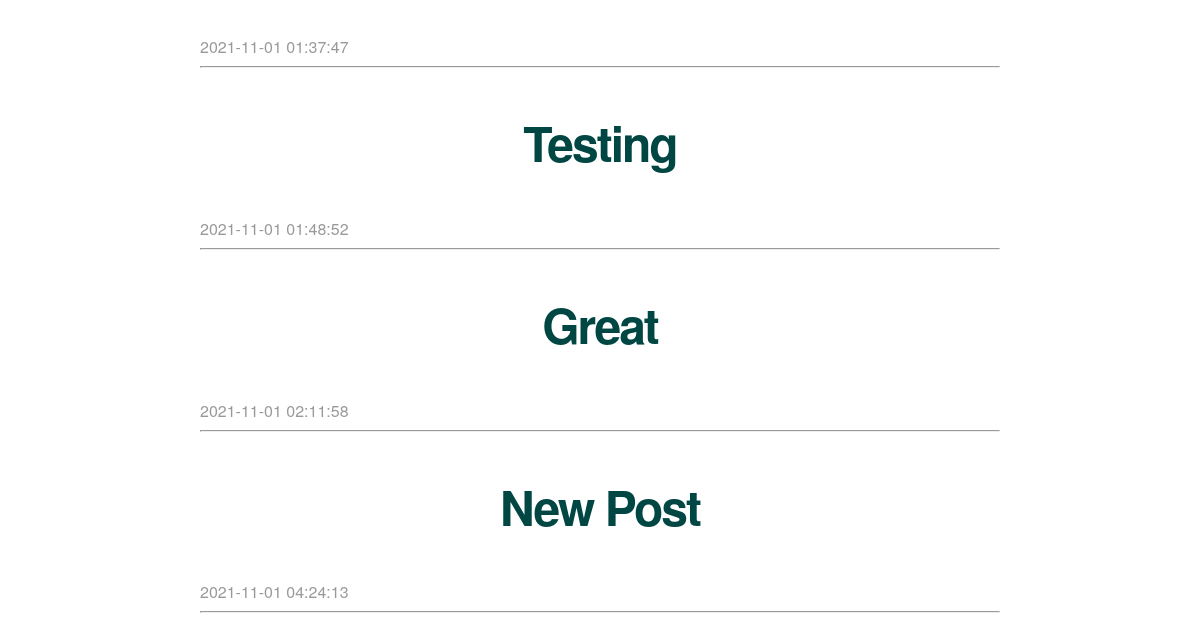
Before: / (lower part) with the older database file.
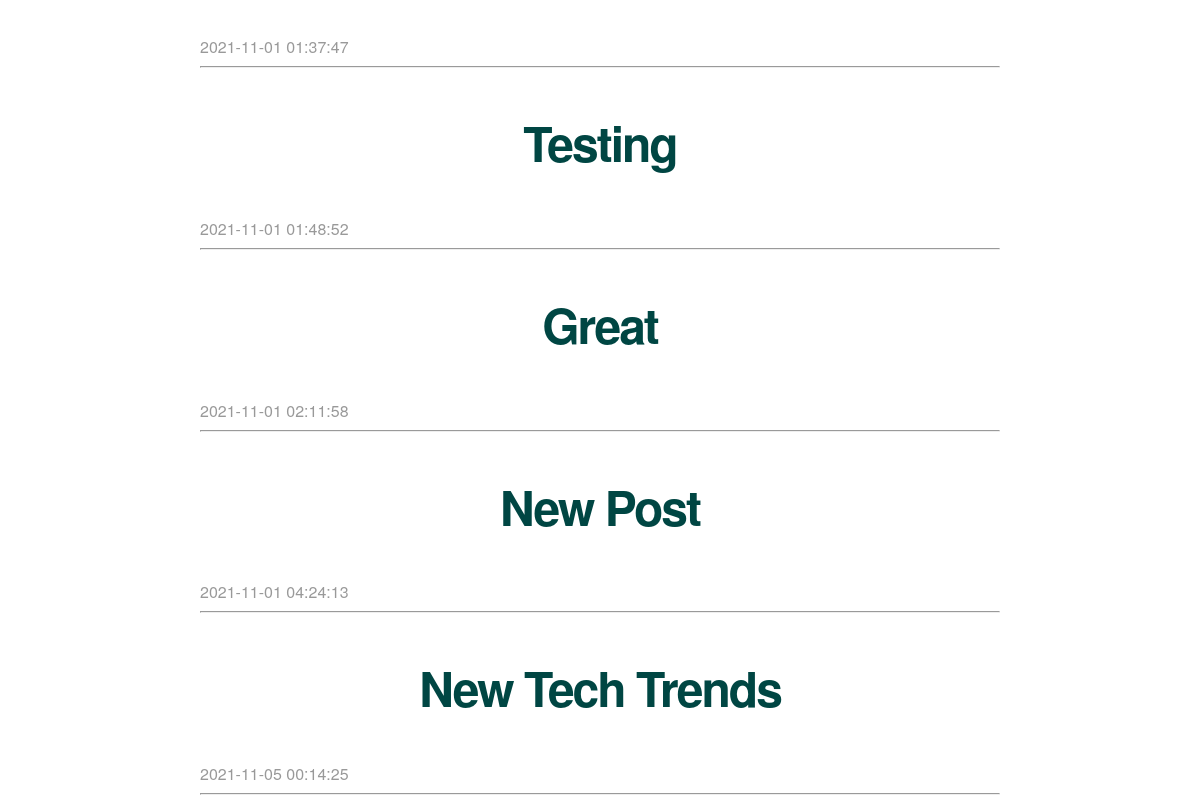
After: the same page with the newer database file.
### tables this page shows
CREATE TABLE posts (
    id INTEGER PRIMARY KEY AUTOINCREMENT,
    created TIMESTAMP NOT NULL DEFAULT CURRENT_TIMESTAMP,
    title TEXT NOT NULL,
    content TEXT NOT NULL
);

### app.py (the view)
@app.route('/')
def index():
    connection = get_db_connection()
    posts = connection.execute('SELECT * FROM posts').fetchall()
    connection.close()
    return render_template('index.html', posts=posts)

### app.py (called while the page is built)
def get_db_connection():
    global connection_counter
    connection = sqlite3.connect('database.db')
    connection.row_factory = sqlite3.Row
    connection_counter+= 1
    return connection

### templates/index.html (shortened to what this page needs)
{% extends 'base.html' %}
{% block content %}
    {% for post in posts %}
        <a class="post" href="{{ url_for('post', post_id=post['id']) }}">
            <h2>{{ post['title'] }}</h2>
        </a>
        <span class="timestamp">{{ post['created'] }}</span>
        <hr>
    {% endfor %}
{% endblock %}

### templates/base.html (shortened to what this page needs)
<!doctype html>
<html lang="en">
  <head>
     <link rel="stylesheet" href="{{ url_for('static', filename='css/main.css') }}">
  </head>
  <body>
    <div class="container">
        {% block content %} {% endblock %}
    </div>
  </body>
</html>

### static/css/main.css (style rules this page uses)
body { margin: 0; padding: 0; font-family: "Helvetica Neue", Helvetica, Arial, sans-serif; color: #444; }
.container { width: 800px; margin: 0 auto; margin-block-start: 80px; }
h2 { font-size: 3em; margin-top: 40px; text-align: center; letter-spacing: -2px; color: #004643; }
.post { text-decoration: none; }
.timestamp { color: #999; }

Changed rows visible on the page:
added posts: title "New Tech Trends", created "2021-11-05 00:14:25"
